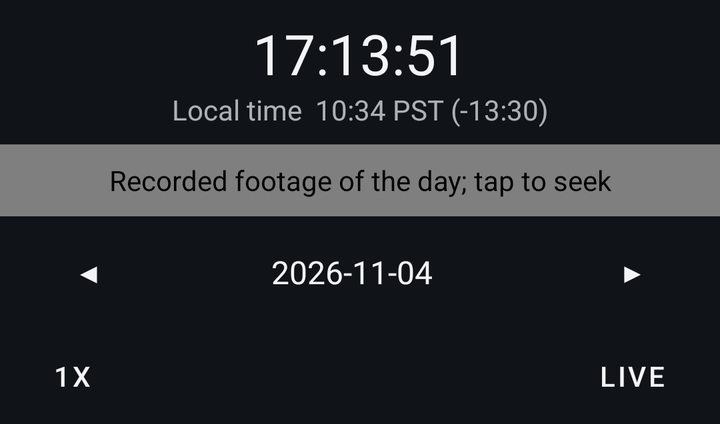
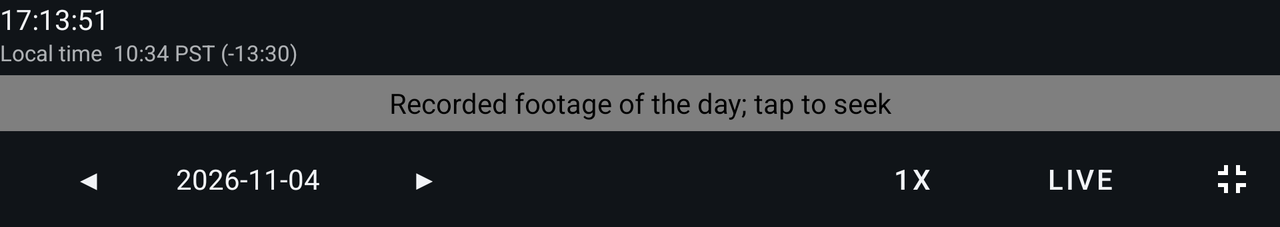

Two renders of one Android screen. The first uses the default layout on a phone; the second uses the alternative layout the repository ships for a different screen configuration, on a matching device. The two XML files are below.
<!-- AndroidManifest.xml: application theme Theme.HikViewer -->
<!-- res/layout/phone_camera_transport.xml -->
<?xml version="1.0" encoding="utf-8"?>
<LinearLayout xmlns:android="http://schemas.android.com/apk/res/android"
    xmlns:tools="http://schemas.android.com/tools"
    android:layout_width="match_parent"
    android:layout_height="wrap_content"
    android:orientation="vertical">

    <TextView
        android:id="@+id/time_label"
        android:layout_width="match_parent"
        android:layout_height="wrap_content"
        android:layout_marginTop="8dp"
        android:gravity="center"
        android:textColor="@color/on_background"
        android:textSize="28sp"
        tools:text="17:13:51" />

    
    <TextView
        android:id="@+id/local_time_label"
        android:layout_width="match_parent"
        android:layout_height="wrap_content"
        android:gravity="center"
        android:textColor="@color/on_background_secondary"
        android:textSize="14sp"
        android:visibility="gone"
        tools:text="Local time  10:34 PST (-13:30)"
        tools:visibility="visible" />

    <com.itsluminous.hikviewer.ui.playback.TimeBarView
        android:id="@+id/time_bar"
        android:layout_width="match_parent"
        android:layout_height="36dp"
        android:layout_marginTop="8dp"
        android:contentDescription="@string/playback_bar_description" />

    <LinearLayout
        android:layout_width="match_parent"
        android:layout_height="wrap_content"
        android:layout_marginTop="4dp"
        android:gravity="center_vertical"
        android:orientation="horizontal">

        <Button
            android:id="@+id/day_back"
            style="@style/Widget.HikViewer.BarButton"
            android:layout_marginStart="0dp"
            android:contentDescription="@string/phone_day_back"
            android:text="@string/phone_arrow_back" />

        <TextView
            android:id="@+id/date_chip"
            android:layout_width="0dp"
            android:layout_height="wrap_content"
            android:layout_weight="1"
            android:gravity="center"
            android:textColor="@color/on_background"
            android:textSize="16sp"
            tools:text="2026-11-04" />

        <Button
            android:id="@+id/day_forward"
            style="@style/Widget.HikViewer.BarButton"
            android:contentDescription="@string/phone_day_forward"
            android:text="@string/phone_arrow_forward" />
    </LinearLayout>

    <LinearLayout
        android:layout_width="match_parent"
        android:layout_height="wrap_content"
        android:layout_marginTop="4dp"
        android:gravity="center_vertical"
        android:orientation="horizontal">

        <Button
            android:id="@+id/speed_button"
            style="@style/Widget.HikViewer.BarButton"
            android:layout_marginStart="0dp"
            android:minWidth="72dp"
            tools:text="1x" />

        <View
            android:layout_width="0dp"
            android:layout_height="0dp"
            android:layout_weight="1" />

        <Button
            android:id="@+id/live_button"
            style="@style/Widget.HikViewer.BarButton"
            android:text="@string/phone_live_button" />
    </LinearLayout>
</LinearLayout>
<!-- resources referenced by this layout -->
<resources>
  <color name="on_background">#FFF2F4F7</color>
  <color name="on_background_secondary">#B3F2F4F7</color>
  <string name="phone_arrow_back">◀</string>
  <string name="phone_arrow_forward">▶</string>
  <string name="phone_day_back">Previous day</string>
  <string name="phone_day_forward">Next day</string>
  <string name="phone_live_button">Live</string>
  <string name="playback_bar_description">Recorded footage of the day; tap to seek</string>
  <style name="Widget.HikViewer.BarButton" parent="Widget.MaterialComponents.Button.TextButton">
          <item name="android:layout_width">wrap_content</item>
          <item name="android:layout_height">wrap_content</item>
          <item name="android:layout_marginStart">8dp</item>
          <item name="android:drawablePadding">6dp</item>
          <item name="android:drawableTint">@color/on_background</item>
          <item name="android:textColor">@color/on_background</item>
      </style>
  <style name="Theme.HikViewer" parent="Theme.MaterialComponents.NoActionBar">
          <item name="colorPrimary">@color/accent</item>
          <item name="colorSecondary">@color/accent</item>
          <item name="android:colorBackground">@color/background</item>
          <item name="android:windowBackground">@color/background</item>
          <item name="android:statusBarColor">@color/background</item>
          <item name="android:navigationBarColor">@color/background</item>
          <item name="alertDialogTheme">@style/ThemeOverlay.HikViewer.Dialog</item>
      </style>
  <color name="accent">#FF4FC3F7</color>
  <color name="background">#FF101418</color>
  <style name="ThemeOverlay.HikViewer.Dialog" parent="ThemeOverlay.MaterialComponents.Dialog.Alert">
          <item name="android:windowBackground">@color/tile_background</item>
          <item name="colorPrimary">@color/accent</item>
      </style>
  <color name="tile_background">#FF1C2229</color>
</resources>
<!-- res/layout-land/phone_camera_transport.xml (the repository's variant of the layout above) -->
<!-- drawn on the phone turned sideways -->
<?xml version="1.0" encoding="utf-8"?>
<LinearLayout xmlns:android="http://schemas.android.com/apk/res/android"
    xmlns:tools="http://schemas.android.com/tools"
    android:layout_width="match_parent"
    android:layout_height="wrap_content"
    android:orientation="vertical">

    <TextView
        android:id="@+id/time_label"
        android:layout_width="wrap_content"
        android:layout_height="wrap_content"
        android:textColor="@color/on_background"
        android:textSize="14sp"
        tools:text="17:13:51" />

    
    <TextView
        android:id="@+id/local_time_label"
        android:layout_width="wrap_content"
        android:layout_height="wrap_content"
        android:textColor="@color/on_background_secondary"
        android:textSize="11sp"
        android:visibility="gone"
        tools:text="Local time  10:34 PST (-13:30)"
        tools:visibility="visible" />

    <com.itsluminous.hikviewer.ui.playback.TimeBarView
        android:id="@+id/time_bar"
        android:layout_width="match_parent"
        android:layout_height="28dp"
        android:layout_marginTop="4dp"
        android:contentDescription="@string/playback_bar_description" />

    <LinearLayout
        android:layout_width="match_parent"
        android:layout_height="wrap_content"
        android:gravity="center_vertical"
        android:orientation="horizontal">

        <Button
            android:id="@+id/day_back"
            style="@style/Widget.HikViewer.BarButton"
            android:layout_marginStart="0dp"
            android:contentDescription="@string/phone_day_back"
            android:text="@string/phone_arrow_back" />

        <TextView
            android:id="@+id/date_chip"
            android:layout_width="wrap_content"
            android:layout_height="wrap_content"
            android:gravity="center"
            android:textColor="@color/on_background"
            android:textSize="14sp"
            tools:text="2026-11-04" />

        <Button
            android:id="@+id/day_forward"
            style="@style/Widget.HikViewer.BarButton"
            android:contentDescription="@string/phone_day_forward"
            android:text="@string/phone_arrow_forward" />

        <View
            android:layout_width="0dp"
            android:layout_height="0dp"
            android:layout_weight="1" />

        <Button
            android:id="@+id/speed_button"
            style="@style/Widget.HikViewer.BarButton"
            android:minWidth="64dp"
            tools:text="1x" />

        <Button
            android:id="@+id/live_button"
            style="@style/Widget.HikViewer.BarButton"
            android:text="@string/phone_live_button" />

        
        <ImageButton
            android:id="@+id/fullscreen_exit_button"
            android:layout_width="48dp"
            android:layout_height="48dp"
            android:layout_marginStart="8dp"
            android:background="?attr/selectableItemBackgroundBorderless"
            android:contentDescription="@string/phone_fullscreen_exit"
            android:padding="12dp"
            android:scaleType="fitCenter"
            android:src="@drawable/ic_fullscreen_exit"
            android:visibility="gone"
            tools:visibility="visible" />
    </LinearLayout>
</LinearLayout>
<!-- resources referenced by the variant -->
<!-- as the phone turned sideways resolves them -->
<resources>
  <color name="on_background">#FFF2F4F7</color>
  <color name="on_background_secondary">#B3F2F4F7</color>
  <!-- drawable ic_fullscreen_exit (drawable) -->
  <?xml version="1.0" encoding="utf-8"?>
  <vector xmlns:android="http://schemas.android.com/apk/res/android"
      android:width="24dp"
      android:height="24dp"
      android:viewportWidth="24"
      android:viewportHeight="24">
      <path
          android:fillColor="#FFFFFFFF"
          android:pathData="M5,16h3v3h2v-5H5v2zM8,8H5v2h5V5H8v3zM14,19h2v-3h3v-2h-5v5zM16,8V5h-2v5h5V8h-3z" />
  </vector>
  <string name="phone_arrow_back">◀</string>
  <string name="phone_arrow_forward">▶</string>
  <string name="phone_day_back">Previous day</string>
  <string name="phone_day_forward">Next day</string>
  <string name="phone_fullscreen_exit">Exit fullscreen</string>
  <string name="phone_live_button">Live</string>
  <string name="playback_bar_description">Recorded footage of the day; tap to seek</string>
  <style name="Widget.HikViewer.BarButton" parent="Widget.MaterialComponents.Button.TextButton">
          <item name="android:layout_width">wrap_content</item>
          <item name="android:layout_height">wrap_content</item>
          <item name="android:layout_marginStart">8dp</item>
          <item name="android:drawablePadding">6dp</item>
          <item name="android:drawableTint">@color/on_background</item>
          <item name="android:textColor">@color/on_background</item>
      </style>
  <style name="Theme.HikViewer" parent="Theme.MaterialComponents.NoActionBar">
          <item name="colorPrimary">@color/accent</item>
          <item name="colorSecondary">@color/accent</item>
          <item name="android:colorBackground">@color/background</item>
          <item name="android:windowBackground">@color/background</item>
          <item name="android:statusBarColor">@color/background</item>
          <item name="android:navigationBarColor">@color/background</item>
          <item name="alertDialogTheme">@style/ThemeOverlay.HikViewer.Dialog</item>
      </style>
  <color name="accent">#FF4FC3F7</color>
  <color name="background">#FF101418</color>
  <style name="ThemeOverlay.HikViewer.Dialog" parent="ThemeOverlay.MaterialComponents.Dialog.Alert">
          <item name="android:windowBackground">@color/tile_background</item>
          <item name="colorPrimary">@color/accent</item>
      </style>
  <color name="tile_background">#FF1C2229</color>
</resources>
